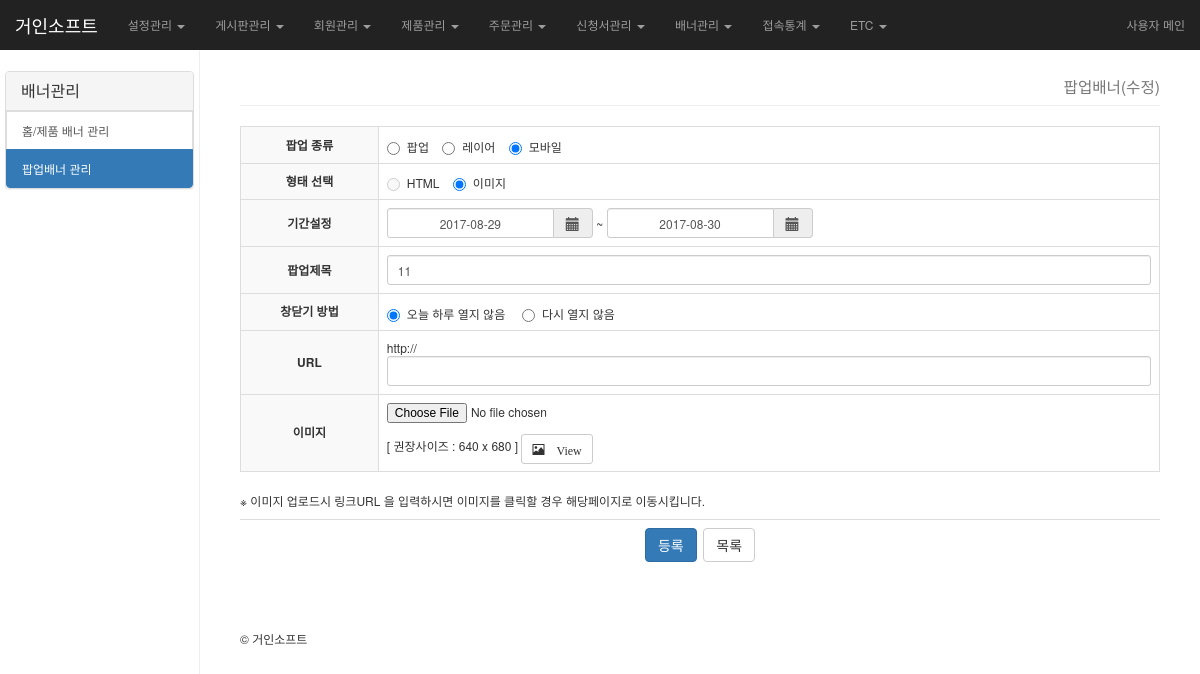
Screenshot of /gsadmin/banner/popup_edit.php?idx=11 (signed in) with the database file from the repository.
### tables this page shows
CREATE TABLE IF NOT EXISTS `cs_admin` (
  `idx` int(10) unsigned NOT NULL AUTO_INCREMENT,
  `admin_userid` varchar(30) NOT NULL DEFAULT '',
  `admin_passwd` varchar(30) NOT NULL DEFAULT '',
  `shop_email` varchar(200) NOT NULL DEFAULT '',
  `shop_name` varchar(100) NOT NULL DEFAULT '',
  `shop_domain` varchar(200) NOT NULL DEFAULT '',
  `shop_ceo` varchar(30) NOT NULL DEFAULT '',
  `shop_num` varchar(30) NOT NULL DEFAULT '',
  `shop_tel` varchar(30) NOT NULL,
  `shop_tel2` varchar(30) NOT NULL DEFAULT '',
  `shop_fax` varchar(30) NOT NULL DEFAULT '',
  `shop_phone` varchar(30) NOT NULL DEFAULT '',
  `shop_address` varchar(200) NOT NULL DEFAULT '',
  `shop_license` varchar(100) NOT NULL,
  `pg_company` varchar(30) NOT NULL DEFAULT '',
  `pg_id` varchar(30) NOT NULL DEFAULT '',
  `bank_0_1` varchar(20) NOT NULL DEFAULT '',
  `bank_0_2` varchar(20) NOT NULL DEFAULT '',
  `bank_0_3` varchar(20) NOT NULL DEFAULT '',
  `bank_1_1` varchar(20) NOT NULL DEFAULT '',
  `bank_1_2` varchar(20) NOT NULL DEFAULT '',
  `bank_1_3` varchar(20) NOT NULL DEFAULT '',
  `bank_2_1` varchar(20) NOT NULL DEFAULT '',
  `bank_2_2` varchar(20) NOT NULL DEFAULT '',
  `bank_2_3` varchar(20) NOT NULL DEFAULT '',
  `bank_3_1` varchar(20) NOT NULL DEFAULT '',
  `bank_3_2` varchar(20) NOT NULL DEFAULT '',
  `bank_3_3` varchar(20) NOT NULL DEFAULT '',
  `bank_4_1` varchar(20) NOT NULL DEFAULT '',
  `bank_4_2` varchar(20) NOT NULL DEFAULT '',
  `bank_4_3` varchar(20) NOT NULL DEFAULT '',
  `bank_5_1` varchar(20) NOT NULL DEFAULT '',
  `bank_5_2` varchar(20) NOT NULL DEFAULT '',
  `bank_5_3` varchar(20) NOT NULL DEFAULT '',
  `bank_6_1` varchar(20) NOT NULL DEFAULT '',
  `bank_6_2` varchar(20) NOT NULL DEFAULT '',
  `bank_6_3` varchar(20) NOT NULL DEFAULT '',
  `bank_7_1` varchar(20) NOT NULL DEFAULT '',
  `bank_7_2` varchar(20) NOT NULL DEFAULT '',
  `bank_7_3` varchar(20) NOT NULL DEFAULT '',
  `bank_8_1` varchar(20) NOT NULL DEFAULT '',
  `bank_8_2` varchar(20) NOT NULL DEFAULT '',
  `bank_8_3` varchar(20) NOT NULL DEFAULT '',
  `bank_9_1` varchar(20) NOT NULL DEFAULT '',
  `bank_9_2` varchar(20) NOT NULL DEFAULT '',
  `bank_9_3` varchar(20) NOT NULL DEFAULT '',
  `express_check` tinyint(3) unsigned NOT NULL DEFAULT '0',
  `express_money` int(11) unsigned NOT NULL DEFAULT '0',
  `express_box_money` int(11) unsigned NOT NULL DEFAULT '0',
  `express_free` int(11) unsigned NOT NULL DEFAULT '0',
  `point_basic` float NOT NULL DEFAULT '0',
  `point_register` int(11) unsigned NOT NULL DEFAULT '0',
  `point_use` int(11) unsigned NOT NULL DEFAULT '0',
  `member_check` tinyint(3) unsigned NOT NULL DEFAULT '0',
  `member_invite` int(11) unsigned NOT NULL DEFAULT '0',
  `member_register` int(11) unsigned NOT NULL DEFAULT '0',
  PRIMARY KEY (`idx`)
);

CREATE TABLE IF NOT EXISTS `cs_popup` (
  `idx` int(10) unsigned NOT NULL AUTO_INCREMENT,
  `kind` tinyint(3) unsigned NOT NULL DEFAULT '0',
  `display` tinyint(3) unsigned NOT NULL DEFAULT '0',
  `start_day` varchar(20) NOT NULL DEFAULT '',
  `end_day` varchar(20) NOT NULL DEFAULT '',
  `width` int(10) unsigned NOT NULL DEFAULT '0',
  `height` int(10) unsigned NOT NULL DEFAULT '0',
  `tops` int(10) unsigned NOT NULL DEFAULT '0',
  `lefts` int(10) unsigned NOT NULL DEFAULT '0',
  `live` tinyint(3) unsigned NOT NULL DEFAULT '0',
  `title_bar` varchar(200) NOT NULL DEFAULT '',
  `link_url` varchar(200) NOT NULL DEFAULT '',
  `popup_images` varchar(100) NOT NULL DEFAULT '',
  `content` text NOT NULL,
  `reg_date` datetime NOT NULL,
  PRIMARY KEY (`idx`)
);

### config.php (called while the page is built, shortened)
<?
$DB_HOST="localhost";
$DB_USER="giant_makehome2";
$DB_PWD="epah8721";
$DB_NAME="giant_makehome2";
?>

### lib/basic_class.php (called while the page is built, shortened)
<?
class dbConnect {
	var $db_host, $db_name, $db_user, $db_pwd, $db_conn;
	function dbConnect ( $db_host, $db_name, $db_user, $db_pwd) {
		$this->db_host		= $db_host;
		$this->db_name		= $db_name;
		$this->db_user		= $db_user;
		$this->db_pwd		= $db_pwd;
		$this->db_conn = @mysql_connect( $this->db_host, $this->db_user, $this->db_pwd) or die("데이타 베이스에 접속이 불가능합니다.");
	}
	function result ( $sql ) {
		$sql				= trim( $sql );
		$result			= @mysql_query( $sql, $this->db_conn ) or die($sql);
		return $result;
	}
	function object ( $table, $where, $field = "*" ) {
		$sql				= "Select $field from $table $where";
		$result			= $this->result( $sql );
		$row			= @mysql_fetch_object($result);
		return $row;
	}
}
?>

### common.php (called while the page is built, shortened)
<?
	@include($_SERVER['DOCUMENT_ROOT']."/config.php");
	@include($_SERVER['DOCUMENT_ROOT'].'/lib/basic_class.php');
	$db = new dbConnect($DB_HOST, $DB_NAME, $DB_USER, $DB_PWD);
?>

### gsadmin/banner/popup_edit.php (the view, shortened to what this page needs)
<?
$mod	= "banner";
$menu	= "popup";
include ("../header.php");
include $_SERVER['DOCUMENT_ROOT']."/webeditor/webeditor_script.php";
$row = $db->object("cs_popup", " where idx='$_GET[idx]'");
$popup_images_size=@getimagesize("../../data/designImages/$row->popup_images");
$popup_width=$popup_images_size[0];
$popup_height=$popup_images_size[1];
?>
	<div class="text-right">
		<h3 class="page-header">
			<small>팝업배너(수정)</small>
		</h3>
	</div>
	<form name="tx_editor_form" id="tx_editor_form" action="popup_edit_ok.php" method="post" enctype="multipart/form-data">
	<table class="table table-bordered">
	<colgroup>
	<col width="15%">
	<col width="*">
	</colgroup>
	<tbody>
	<tr>
		<th>팝업 종류</th>
		<td>
			<label class="radio-inline"><input type="radio" name="kind" value="0" <? if($row->kind==0){ echo "checked"; } ?> onClick="popupReg()">팝업</label>
			<label class="radio-inline"><input type="radio" name="kind" value="1" <? if($row->kind==1){ echo "checked"; } ?> onClick="popupReg()">레이어</label>
			<label class="radio-inline"><input type="radio" name="kind" value="2" <? if($row->kind==2){ echo "checked"; } ?> onClick="popupReg()">모바일</label>
		</td>
	</tr>
	<tr>
		<th>형태 선택</th>
		<td>
			<label class="radio-inline"><input type="radio" name="display" value="0" onClick="popupReg2()" <? if( $row->display == 0 ) { echo("checked");}?>>HTML</label>
			<label class="radio-inline"><input type="radio" name="display" value="1" onClick="popupReg2()" <? if( $row->display == 1 ) { echo("checked");}?>>이미지</label>
		</td>
	</tr>
	<tr>
		<th>기간설정</th>
		<td>
			<table border="0" cellpadding="0" cellspacing="0">
			<tbody>
			<tr>
				<td>
					<div class="input-group datetime">
						<input type="text" name="start_day" class="form-control input-sm text-center" value="<?=date("Y-m-d", $row->start_day);?>">
						<span class="input-group-addon">
							<span class="glyphicon-calendar glyphicon"></span>
						</span>
					</div>
				</td>
				<td>&nbsp;~&nbsp;</td>
				<td>
					<div class="input-group datetime">
						<input type="text" name="end_day" class="form-control input-sm text-center" value="<?=date("Y-m-d", $row->end_day);?>">
						<span class="input-group-addon">
							<span class="glyphicon-calendar glyphicon"></span>
						</span>
					</div>
				</td>
			</tr>
			</tbody>
			</table>
		</td>
	</tr>
	<tr>
		<th>팝업제목</th>
		<td><input name="title_bar" type="text" class="form-control input-sm" value="<?=$row->title_bar;?>"></td>
	</tr>
	<tr>
		<th>창닫기 방법</th>
		<td>
			<label class="radio-inline"><input type="radio" name="live" value="0" <? if( $row->live == 0 ) { echo("checked");}?>>오늘 하루 열지 않음</label>&nbsp;
			<label class="radio-inline"><input type="radio" name="live" value="1" <? if( $row->live == 1 ) { echo("checked");}?>>다시 열지 않음</label>
		</td>
	</tr>
	<tr class="popup_images" style="display:none;">
		<th>URL</th>
		<td>http://<input name="link_url" type="text" class="form-control input-sm" value="<?=$row->link_url;?>"></td>
	</tr>
	<tr class="popup_images" style="display:none;">
		<th>이미지</th>
		<td>
			<input name="popup_images" type="file" >
			<span class="popup_mobile" style="display:none;">[ 권장사이즈 : 640 x 680 ]</span>
			<? if( $row->popup_images) { ?>
				<a href="javascript:imagesView( '<?=$row->idx;?>', '<?=$popup_width;?>', '<?=$popup_height;?>' );" class="glyphicon glyphicon-picture btn btn-default btn-sm" aria-hidden="true"> View</a>
			<? }?>&nbsp;
		</td>
	</tr>
	</tbody>
	</table>
	</form>
	<p class="popup_images" style="display:none;">※ 이미지 업로드시 링크URL 을 입력하시면 이미지를 클릭할 경우 해당페이지로 이동시킵니다. </p>
	<table class="table">
		<tr>
			<td class="text-center">
				<a href="#" class="btn btn-primary" onClick="Editor.save();">등록</a>&nbsp;
				<a href="./popup.php" class="btn btn-default">목록</a>
			</td>
		</tr>
	</table>
<? include('../footer.php');?>

### gsadmin/header.php (shortened to what this page needs)
<?
include $_SERVER['DOCUMENT_ROOT']."/common.php";
$site_url		= "http://" . $_SERVER['HTTP_HOST'];
$admin_stat = $db->object("cs_admin","");
?>
<!DOCTYPE html>
<html lang="en">
  <head>
    <link href="<?=$site_url?>/gsadmin/css/bootstrap.min.css" rel="stylesheet">
    <link href="<?=$site_url?>/gsadmin/css/skin/dashboard.css" rel="stylesheet">
	<link rel="stylesheet" type="text/css" media="screen" href="<?=$site_url?>/gsadmin/calendar/css/bootstrap-datetimepicker.min.css" />
  </head>
  <body>
<nav class="navbar navbar-inverse navbar-fixed-top" role="navigation">
      <div class="container-fluid">
        <div class="navbar-header">
          <a class="navbar-brand" href="#"><font color=white><?=$admin_stat->shop_name;?></font></a>
        </div>
        <div id="navbar" class="navbar-collapse collapse">
          <ul class="nav navbar-nav navbar-right">
            <li><a href="/" class="navbar-link" target="_blank">사용자 메인</a></li>
          </ul>
          <ul class="nav navbar-nav navbar-left">
			<li class="dropdown">
				<a href="#" class="dropdown-toggle" data-toggle="dropdown" role="button" aria-expanded="false">설정관리 <span class="caret"></span></a>
			</li>
			<li class="dropdown">
				<a href="#" class="dropdown-toggle" data-toggle="dropdown" role="button" aria-expanded="false">게시판관리 <span class="caret"></span></a>
			</li>
			<li class="dropdown">
				<a href="#" class="dropdown-toggle" data-toggle="dropdown" role="button" aria-expanded="false">회원관리 <span class="caret"></span></a>
			</li>
			<li class="dropdown">
				<a href="#" class="dropdown-toggle" data-toggle="dropdown" role="button" aria-expanded="false">제품관리 <span class="caret"></span></a>
			</li>
			<li class="dropdown">
				<a href="#" class="dropdown-toggle" data-toggle="dropdown" role="button" aria-expanded="false">주문관리 <span class="caret"></span></a>
			</li>
			<li class="dropdown">
				<a href="#" class="dropdown-toggle" data-toggle="dropdown" role="button" aria-expanded="false">신청서관리 <span class="caret"></span></a>
			</li>
			<li class="dropdown">
				<a href="#" class="dropdown-toggle" data-toggle="dropdown" role="button" aria-expanded="false">배너관리 <span class="caret"></span></a>
			</li>
			<li class="dropdown">
				<a href="#" class="dropdown-toggle" data-toggle="dropdown" role="button" aria-expanded="false">접속통계 <span class="caret"></span></a>
			</li>
			 <li class="dropdown">
				<a href="#" class="dropdown-toggle" data-toggle="dropdown" role="button" aria-expanded="false">ETC <span class="caret"></span></a>
			 </li>
          </ul>
        </div>
      </div>
    </nav>
	<div class="col-sm-3 col-md-2 sidebar">
		<div class="row">
            <div class="panel panel-default">
				<?if( $mod == "banner" ){?>
				<div class="panel-heading"><h3 class="panel-title">배너관리</h3></div>
					<a href="<?=$site_url?>/gsadmin/banner/banner.php" class="list-group-item <?if($menu=="banner"){?>active<?}?>">홈/제품 배너 관리</a>
					<a href="<?=$site_url?>/gsadmin/banner/popup.php" class="list-group-item <?if($menu=="popup"){?>active<?}?>">팝업배너 관리</a>
				<?}?>
		</div>
    </div>
 </div>
	<div class="col-sm-9 col-sm-offset-3 col-md-10 col-md-offset-2 main" >

### gsadmin/footer.php
		</div>
		<div class="col-sm-9 col-sm-offset-3 col-md-10 col-md-offset-2 main" >
			  <footer>
				<p>&copy; <?=$admin_stat->shop_name;?></p>
			  </footer>
		</div >
  </body>
</html>

### gsadmin/css/skin/dashboard.css (style rules this page uses)
body { padding-top: 50px; }
.navbar-fixed-top { border: 0; }
.sidebar { display: none; }
@media (min-width: 768px) { .sidebar { position: fixed; top: 51px; bottom: 0; left: 0; z-index: 1000; display: block; padding: 20px; overflow-x: hidden; overflow-y: auto; background-color: #fff; border-right: 1px solid #eee; } }
.main { padding: 20px; }
@media (min-width: 768px) { .main { padding-right: 40px; padding-left: 40px; } }
.main .page-header { margin-top: 0; }

### webeditor/css/content_wysiwyg.css (style rules this page uses)
body,td,button { line-height:1.5;font-size:9pt;font-family:gulim,tahoma,sans-serif; }
body { background:transparent;scrollbar-3dlight-color:#FFF;scrollbar-arrow-color:#9f9f9f;scrollbar-darkshadow-color:#FFF;scrollbar-face-color:#e6e6e6;scrollbar-highlight-color:#c3c3c3;scrollbar-shadow-color:#c3c3c3;scrollbar-track-color:#F3F3F3;margin:0;padding:8px;word-break:break-all; }
a:hover,a:link,a:active,a:visited { text-decoration:none;border-bottom:1px dashed #840000; }
table td { border:1px dashed #eee; }

### rows the page displays
cs_admin: shop_name "거인소프트"
cs_popup: kind "☐ 팝업", kind "☐ 레이어", kind "☑ 모바일", display "☐ HTML", display "☑ 이미지", start_day "2017-08-29", end_day "2017-08-30", title_bar "11", live "☑ 오늘 하루 열지 않음", live "☐ 다시 열지 않음"
